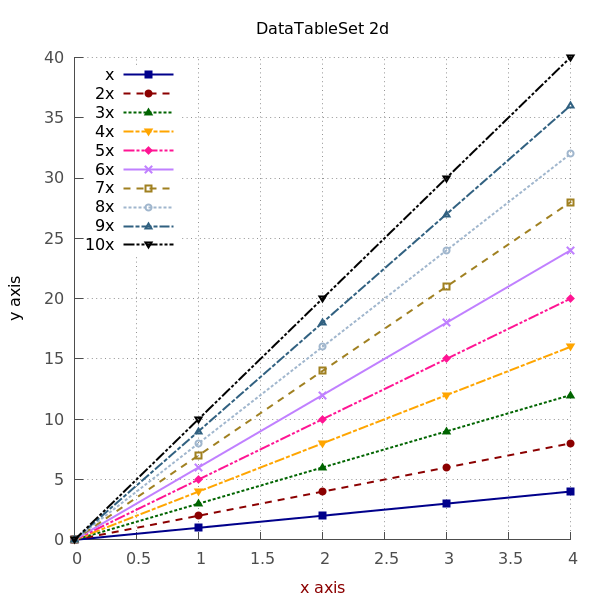

Write gnuplot code to recreate this figure.
ls(i)=value(sprintf("ls%i",i));
lw=2;ps=1;pi=1;axiscolor='gray30';gridcolor='gray30';
lc1='dark-blue';lc2='dark-red';lc3='dark-green';lc4='orange';lc5='dark-pink';lc6='purple';lc7='olive';lc8='slategray';lc9='steelblue';lc10='black';
lt1=1;lt2=2;lt3=3;lt4=4;lt5=5;lt6=6;lt7=7;lt8=8;lt9=9;lt10=10;
pt1=5;pt2=7;pt3=9;pt4=11;pt5=13;pt6=15;pt7=17;pt8=19;pt9=21;pt10=23;
ls1=1;ls2=2;ls3=3;ls4=4;ls5=5;ls6=6;ls7=7;ls8=8;ls9=9;ls10=10;ls11=11;ls12=12;ls13=13;ls14=14;ls15=15;ls16=16;ls17=17;ls18=18;ls19=19;ls20=20;
lw1=lw;lw2=lw;lw3=lw;lw4=lw;lw5=lw;lw6=lw;lw7=lw;lw8=lw;lw9=lw;lw10=lw;
ps1=ps;ps2=ps;ps3=ps;ps4=ps;ps5=ps;ps6=ps;ps7=ps;ps8=ps;ps9=ps;ps10=ps;
pi1=pi;pi2=pi;pi3=pi;pi4=pi;pi5=pi;pi6=pi;pi7=pi;pi8=pi;pi9=pi;pi10=pi;
# Define axis
# remove border on top and right and set color to gray
set style line 11 lc rgb axiscolor lt 1;
set border 3 back ls 11;
set tics nomirror;
# Define grid
set style line 12 lc rgb gridcolor lt 0 lw 1;
set grid back ls 12;
set termoption dashed;
# Line styles:
set style line 1 lc rgb lc1 lt lt1 lw lw1 ps ps1 pt pt1 pi pi1;
set style line 2 lc rgb lc2 lt lt2 lw lw2 ps ps2 pt pt2 pi pi2;
set style line 3 lc rgb lc3 lt lt3 lw lw3 ps ps3 pt pt3 pi pi3;
set style line 4 lc rgb lc4 lt lt4 lw lw4 ps ps4 pt pt4 pi pi4;
set style line 5 lc rgb lc5 lt lt5 lw lw5 ps ps5 pt pt5 pi pi5;
set style line 6 lc rgb lc6 lt lt6 lw lw6 ps ps6 pt pt6 pi pi6;
set style line 7 lc rgb lc7 lt lt7 lw lw7 ps ps7 pt pt7 pi pi7;
set style line 8 lc rgb lc8 lt lt8 lw lw8 ps ps8 pt pt8 pi pi8;
set style line 9 lc rgb lc9 lt lt9 lw lw9 ps ps9 pt pt9 pi pi9;
set style line 10 lc rgb lc10 lt lt10 lw lw10 ps ps10 pt pt10 pi pi10;
# Header start
set macros;# Enable the use of macros
set xlabel 'x axis' textcolor rgbcolor 'dark-red';
set ylabel 'y axis';
info1(i)=value(sprintf("info%i",i));
info2(i,j)=value(sprintf("info%i_%i",i,j));
info1="DataTableSet 2d"
info1_1="x"
info1_2="2x"
info1_3="3x"
info1_4="4x"
info1_5="5x"
info1_6="6x"
info1_7="7x"
info1_8="8x"
info1_9="9x"
info1_10="10x"
info2="DataTableSet 3d"
info2_1="x^2+y^2"
info2_2="4+x^2+y^2"
info3="DataTableSet 2d"
info3_1="x"
info3_2="2x"
info3_3="3x"
info3_4="4x"
info3_5="5x"
info3_6="6x"
info3_7="7x"
info3_8="8x"
info3_9="9x"
info3_10="10x"
set key top left
# Header end 
set title "DataTableSet 2d";
plot for [i=1:10] '-' title info2(1,i) w lp ls ls(i);
0 0
1 1
2 2
3 3
4 4
e
0 0
1 2
2 4
3 6
4 8
e
0 0
1 3
2 6
3 9
4 12
e
0 0
1 4
2 8
3 12
4 16
e
0 0
1 5
2 10
3 15
4 20
e
0 0
1 6
2 12
3 18
4 24
e
0 0
1 7
2 14
3 21
4 28
e
0 0
1 8
2 16
3 24
4 32
e
0 0
1 9
2 18
3 27
4 36
e
0 0
1 10
2 20
3 30
4 40
e
